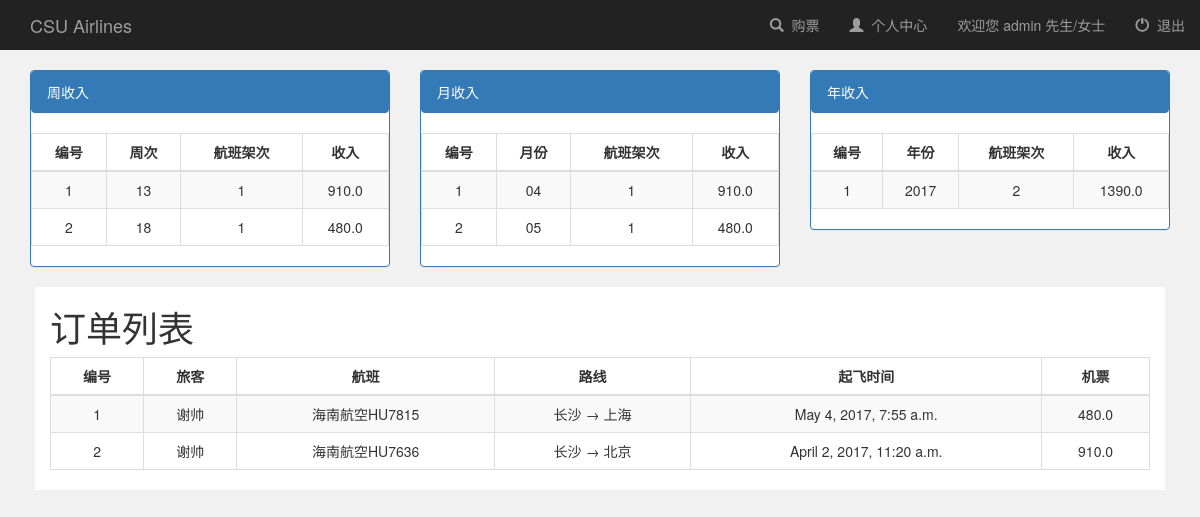
The app's page /booksystem/user_info/ (signed in) with its own data.
### booksystem/models.py (models this page shows, shortened)
class Flight(models.Model):
    user = models.ManyToManyField(User, default=1)  # 有了这个字段之后，默认的后台添加失效，必须要自定义Form，除去这个字段
    name = models.CharField(max_length=100)  # 班次  南方航空CZ3969
    leave_city = models.CharField(max_length=100, null=True)  # 离开城市
    arrive_city = models.CharField(max_length=100, null=True)  # 到达城市
    leave_airport = models.CharField(max_length=100, null=True)  # 离开的机场
    arrive_airport = models.CharField(max_length=100, null=True)  # 到达的机场
    leave_time = models.DateTimeField(null=True)  # DateTimeField包括了DateField信息，并且添加了时间
    arrive_time = models.DateTimeField(null=True)
    capacity = models.IntegerField(default=0, null=True)  # 座位总数
    price = models.FloatField(default=0, null=True)  # 价格
    book_sum = models.IntegerField(default=0, null=True)  # 订票总人数
    income = models.FloatField(default=0, null=True)  # 收入

### booksystem/views.py (the view, shortened to what this page needs)
def user_info(request):
    if request.user.is_authenticated():
        if request.user.id == ADMIN_ID:
            context = admin_finance(request)  # 获取要传入前端的数据
            return render(request, 'booksystem/admin_finance.html', context)
    return render(request, 'booksystem/login.html')  # 用户如果没登录，render登录页面

### booksystem/templates/booksystem/admin_finance.html
{% extends 'booksystem/base.html' %}
{% block login_display %}
    <a href="#">欢迎您 admin 先生/女士</a>
{% endblock %}
{% block content %}
    <div class="container-fluid col-sm-12" style="margin-top: 20px">
        <div class="col-sm-4">
            <div class="panel panel-primary">
                <div class="panel panel-heading">
                    周收入
                </div>
                <div>
                    <table class="table table-bordered table-striped">
                        <thead>
                        <th style="text-align: center">编号</th>
                        <th style="text-align: center">周次</th>
                        <th style="text-align: center">航班架次</th>
                        <th style="text-align: center">收入</th>
                        </thead>
                        <tbody align="center">
                        {% for income in week_incomes %}
                            <tr>
                                <td>{{ forloop.counter }}</td>
                                <td>{{ income.metric }}</td>
                                <td>{{ income.flight_sum }}</td>
                                <td>{{ income.income }}</td>
                            </tr>
                        {% endfor %}
                        </tbody>
                    </table>
                </div>
            </div>
        </div>
        <div class="col-sm-4">
            <div class="panel panel-primary">
                <div class="panel panel-heading">
                    月收入
                </div>
                <div>
                    <table class="table table-bordered table-striped">
                        <thead>
                        <th style="text-align: center">编号</th>
                        <th style="text-align: center">月份</th>
                        <th style="text-align: center">航班架次</th>
                        <th style="text-align: center">收入</th>
                        </thead>
                        <tbody align="center">
                        {% for income in month_incomes %}
                            <tr>
                                <td>{{ forloop.counter }}</td>
                                <td>{{ income.metric }}</td>
                                <td>{{ income.flight_sum }}</td>
                                <td>{{ income.income }}</td>
                            </tr>
                        {% endfor %}
                        </tbody>
                    </table>
                </div>
            </div>
        </div>
        <div class="col-sm-4">
            <div class="panel panel-primary">
                <div class="panel panel-heading">
                    年收入
                </div>
                <div>
                    <table class="table table-bordered table-striped">
                        <thead>
                        <th style="text-align: center">编号</th>
                        <th style="text-align: center">年份</th>
                        <th style="text-align: center">航班架次</th>
                        <th style="text-align: center">收入</th>
                        </thead>
                        <tbody align="center">
                        {% for income in year_incomes %}
                            <tr>
                                <td>{{ forloop.counter }}</td>
                                <td>{{ income.metric }}</td>
                                <td>{{ income.flight_sum }}</td>
                                <td>{{ income.income }}</td>
                            </tr>
                        {% endfor %}
                        </tbody>
                    </table>
                </div>
            </div>
        </div>
        <div class="book_orders" style="margin-left: 20px;margin-right: 20px">
            <div class="col-sm-12" style="background-color: white">
                <h1>订单列表</h1>
                <div>
                    <table class="table table-bordered table-striped">
                        <thead>
                        <th style="text-align: center">编号</th>
                        <th style="text-align: center">旅客</th>
                        <th style="text-align: center">航班</th>
                        <th style="text-align: center">路线</th>
                        <th style="text-align: center">起飞时间</th>
                        <th style="text-align: center">机票</th>
                        </thead>
                        <tbody align="center">
                        {% for order in order_set %}
                            <tr>
                                <td>{{ forloop.counter }}</td>
                                <td>{{ order.passenger_name }}</td>
                                <td>{{ order.flight_name }}</td>
                                <td>{{ order.flight_route }}</td>
                                <td>{{ order.flight_ltime }}</td>
                                <td>{{ order.flight_price }}</td>
                            </tr>
                        {% endfor %}
                        </tbody>
                    </table>
                </div>
            </div>
        </div>
    </div>
{% endblock %}

### records on screen
Flight: flight_name "海南航空HU7815", flight_ltime "May 4, 2017, 7:55 a.m.", flight_price "480.0"
Flight: flight_name "海南航空HU7636", flight_ltime "April 2, 2017, 11:20 a.m.", flight_price "910.0"

### other values on screen
{{ income.metric }} "13" "18"
{{ income.flight_sum }} "1" "1"
{{ income.income }} "910.0" "480.0"
{{ income.metric }} "04" "05"
{{ income.metric }} "2017"
{{ income.flight_sum }} "2"
{{ income.income }} "1390.0"
{{ order.passenger_name }} "谢帅" "谢帅"
{{ order.flight_route }} "长沙 → 上海" "长沙 → 北京"
